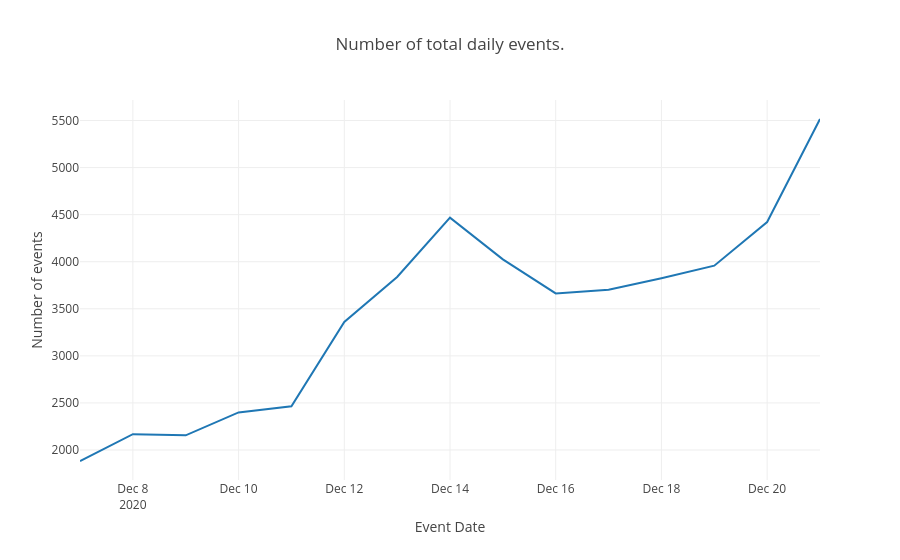

Here is the notebook cell this chart was saved with:
### Markdown cell above
>*Number of total daily events:*

### Code cell
tm_events_per_day = df_ab_testing.groupby('event_date')['event_name'].agg([
    ('n_events', 'count')
]).reset_index()
tm_events_per_day.head()

fig = px.line(tm_events_per_day,
              x="event_date",
              y="n_events",
              title='Number of total daily events.',
              labels={
                  'n_events': 'Number of events',
                  'event_date': 'Event Date'
              })

#fig.show('svg')

fig.show()

### Figure 1 — Plotly figure (JSON) as saved in the notebook; plotly's stock layout.template omitted (floating-point values rounded to 4 significant figures)
{"data": [{"hovertemplate": "Event Date=%{x}<br>Number of events=%{y}<extra></extra>", "legendgroup": "", "line": {"color": "#1F77B4", "dash": "solid"}, "marker": {"symbol": "circle"}, "mode": "lines", "name": "", "orientation": "v", "showlegend": false, "type": "scatter", "x": ["2020-12-07T00:00:00", "2020-12-08T00:00:00", "2020-12-09T00:00:00", "2020-12-10T00:00:00", "2020-12-11T00:00:00", "2020-12-12T00:00:00", "2020-12-13T00:00:00", "2020-12-14T00:00:00", "2020-12-15T00:00:00", "2020-12-16T00:00:00", "2020-12-17T00:00:00", "2020-12-18T00:00:00", "2020-12-19T00:00:00", "2020-12-20T00:00:00", "2020-12-21T00:00:00"], "xaxis": "x", "y": [1883, 2168, 2156, 2399, 2465, 3360, 3838, 4468, 4025, 3663, 3703, 3824, 3958, 4422, 5516], "yaxis": "y"}], "layout": {"legend": {"tracegroupgap": 0}, "title": {"text": "Number of total daily events."}, "xaxis": {"anchor": "y", "domain": [0, 1], "title": {"text": "Event Date"}}, "yaxis": {"anchor": "x", "domain": [0, 1], "title": {"text": "Number of events"}}}}
